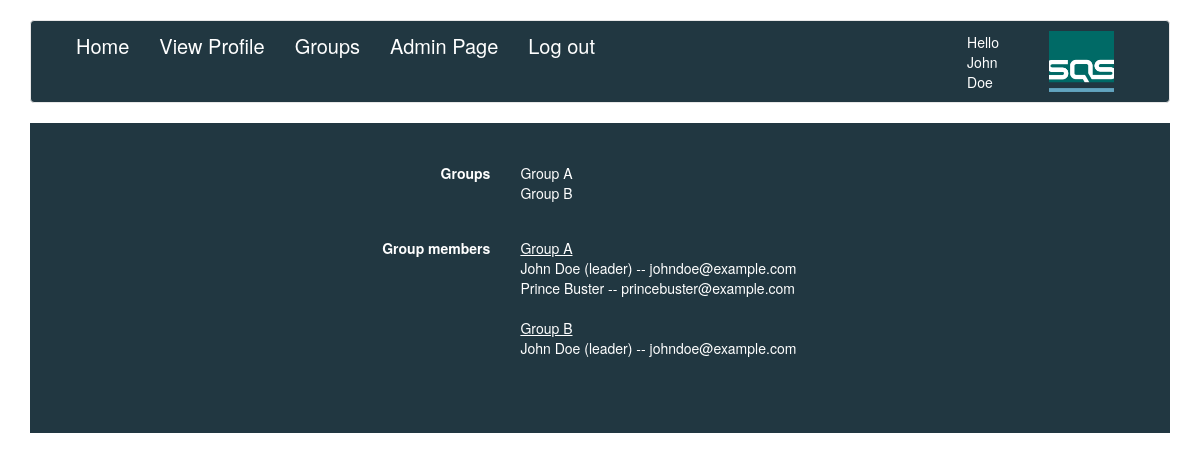
/Training_site/groups.php (signed in), run on the app's committed database.
### tables this page shows
CREATE TABLE `group_members` (
  `id` int(11) NOT NULL AUTO_INCREMENT,
  `group_id` int(11) DEFAULT NULL,
  `leader` tinyint(1) DEFAULT '0',
  `date_joined` timestamp NOT NULL DEFAULT CURRENT_TIMESTAMP ON UPDATE CURRENT_TIMESTAMP,
  `uid` int(11) DEFAULT NULL,
  PRIMARY KEY (`id`),
  UNIQUE KEY `membership` (`group_id`,`uid`)
);

CREATE TABLE `user` (
  `UID` int(11) NOT NULL AUTO_INCREMENT,
  `Name` text NOT NULL,
  `Email` text NOT NULL,
  `Password` varchar(64) NOT NULL,
  `level` int(11) DEFAULT '3',
  `gender` varchar(6) DEFAULT NULL,
  `dateofbirth` date DEFAULT NULL,
  PRIMARY KEY (`UID`),
  UNIQUE KEY `UID` (`UID`),
  UNIQUE KEY `Email` (`Email`(54))
);

### Training_site/groups.php (the view, shortened to what this page needs)
<?php
include 'config/header.php';
require_once('../sql_connector.php');
?>
<html>
<div class="container">
<form  class= "form-horizontal"action="" method="post">
	<?php
		$group_names = [];
		$group_ids = [];
		$sql1 = "SELECT * FROM groups;";
		$result1 = $mysqli->query($sql1);
		if($result1->num_rows > 0)
		{
			while($row = $result1->fetch_assoc())
			{
				array_push($group_names, $row["name"]);
				array_push($group_ids, $row["id"]);
			}
		}
		else
		{
			echo "<p> No groups could be found </p>";
		}
		echo '<div class="form-group">';
		echo '<label class="control-label col-sm-5" >Groups</label>';
		echo '<div class="col-sm-5">';
		foreach($group_names as $key => $value)
		{
			echo $value."<br />";
		}
		echo '</div></div>';
		echo '<div class="form-group">';
		echo '<label class="control-label col-sm-5" >Group members</label>';
		echo '<div class="col-sm-5">';
	foreach($group_ids as $key => $value)
		{
			$sql2 = "SELECT user.Name, user.Email, group_members.leader FROM user INNER JOIN group_members ON user.uid=group_members.uid WHERE group_members.group_id=".$value.";";
			echo "<u>".$group_names[$key]."</u><br />";
			$result2 = $mysqli->query($sql2);
			if($result2->num_rows > 0)
			{
				while($row = $result2->fetch_assoc())
				{
					$leader = $row["leader"];
					$leadership = "";
					if($leader == 1)
					{
						$leadership = "(leader)";
					}
					echo $row["Name"]." ".$leadership." -- ".$row["Email"]."<br />";
				}
			}
			else
			{
				echo "<p> No members in this group </p>";
			}
			echo "<br />";
		}
			echo "<br />";
			echo '</div></div>';
	?>
</form>
</div>
</html>

### Training_site/assets/css/navbar.css (style rules this page uses)
body { padding-top: 20px; padding-bottom: 20px; }

### Training_site/assets/css/main.css (style rules this page uses)
.form-group { padding-top:20px; padding-left: 5px; }
form label { color: #ffffff; padding-top: 0px !important; margin-bottom: 0px; margin-right: 0px; padding-left: 0px; margin-left: 0px; }
form { margin-top:20px; padding-top:20px; padding-bottom:20px; color: #fff; background-color: #213741; }

### data on the page
group_members: uid.Name "John Doe", leader "(leader)", uid.Email "johndoe@example.com"
group_members: uid.Name "Prince Buster", uid.Email "princebuster@example.com"
group_members: uid.Name "John Doe", leader "(leader)", uid.Email "johndoe@example.com"

### other printed values
$_SESSION['name'] "John Doe"
$value "Group A"
$value "Group B"
$group_names[$key] "Group A"
$group_names[$key] "Group B"
